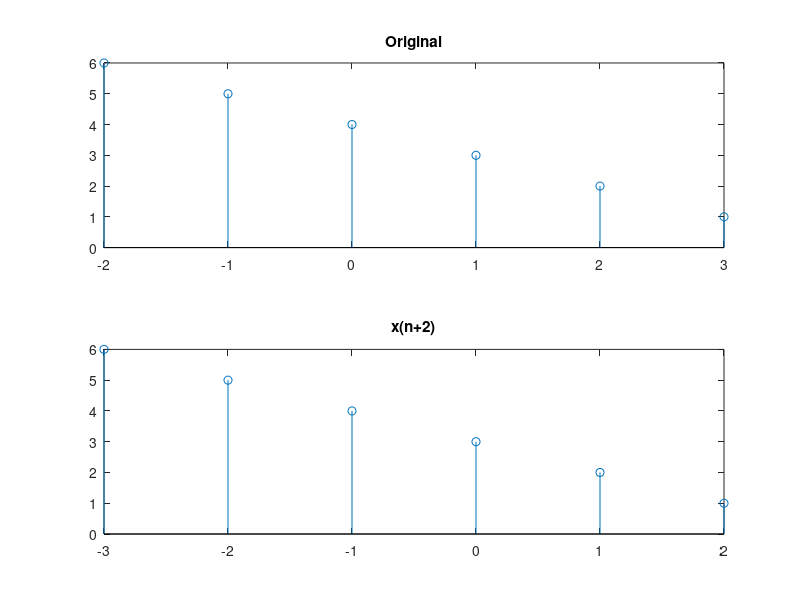

Write MATLAB code to recreate this figure.
n1=[-2,-1,0,1,2,3];
x=[6,5,4,3,2,1];
k=1;

for i=1:length(n1)
    if(n1(i)==0)
        a=i;
        break;
    end
end
a = i+k;
b=0;


n=zeros(1,length(n1));
for i=1:length(n)
    if(i<a)
        n(i)=i-a;
    elseif(i>a)
        n(i)=b+1;
        b=b+1;
  
    end
end

subplot(2,1,1); stem(n1,x);
title('Original')
subplot(2,1,2); stem(n,x);
title('x(n+2)')

  